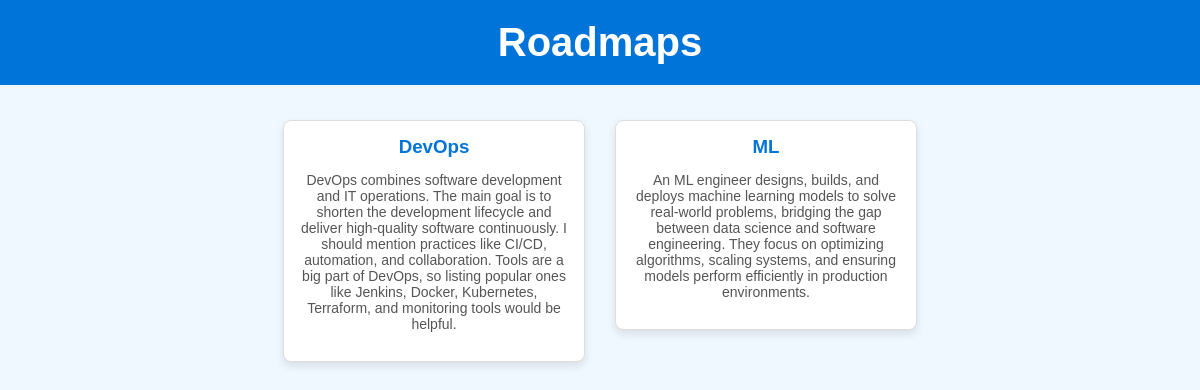
The page /roadmaps/ on the database its author committed.
### roadmaps/models.py (models this page shows)
class RoadMaps(models.Model):
    name = models.CharField(max_length=20)
    desc = models.TextField()

### roadmaps/views.py (the view)
# urls.py: path('', views.maps, name='roadmaps'),
def maps(request):
    maap = RoadMaps.objects.all()
    return render(request, 'roadmaps/map.html',{'map' : maap})

### roadmaps/templates/roadmaps/map.html (shortened to what this page needs)
<!DOCTYPE html>
<html lang="en">
<head>
</head>
<body>
    <header>
        <h1>Roadmaps</h1>
    </header>
    <div class="container">
        {% for roadmap in map %}
            <a href="{% url 'roadmap_detail' roadmap.id %}">
                <div class="card">
                    <h3>{{ roadmap.name }}</h3>
                    <p>{{ roadmap.desc }}</p>
                </div>
            </a>
        {% endfor %}
    </div>
</body>
</html>

### roadmaps/templates/roadmaps/map.html (style rules this page uses)
body { margin: 0; font-family: Arial, sans-serif; background-color: #f0f8ff; color: #333; }
.container { padding: 20px; display: flex; flex-wrap: wrap; justify-content: center; }
.card { background-color: white; border: 1px solid #ddd; border-radius: 8px; box-shadow: 0 4px 8px rgba(0, 0, 0, 0.1); width: 300px; margin: 15px; transition: transform 0.2s; text-align: center; }
.card h3 { margin: 15px 0 10px; color: #0074D9; }
.card p { padding: 0 15px 15px; font-size: 14px; color: #555; }
header { background-color: #0074D9; color: white; padding: 20px; text-align: center; }
header h1 { margin: 0; font-size: 2.5em; }
a { text-decoration: none; color: inherit; }

### rows shown on the page
RoadMaps: name "DevOps", desc "DevOps combines software development and IT operations. The main goal is to shorten the development lifecycle and deliver high-quality software continuously. I should mention practices like CI/CD, automation, and collaboration. Tools are a big part of DevOps, so listing popular ones like Jenkins, Docker, Kubernetes, Terraform, and monitoring tools would be helpful."
RoadMaps: name "ML", desc "An ML engineer designs, builds, and deploys machine learning models to solve real-world problems, bridging the gap between data science and software engineering. They focus on optimizing algorithms, scaling systems, and ensuring models perform efficiently in production environments."
